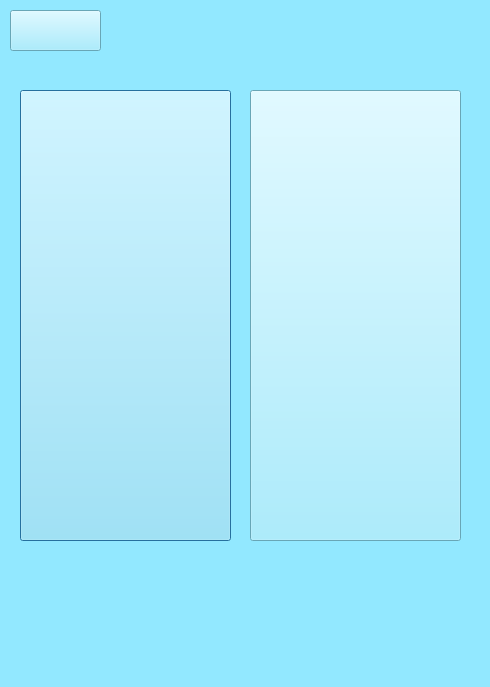
<?xml version="1.0" encoding="UTF-8"?>
<ui version="4.0">
 <class>chooseTestDialog</class>
 <widget class="QDialog" name="chooseTestDialog">
  <property name="geometry">
   <rect>
    <x>0</x>
    <y>0</y>
    <width>490</width>
    <height>687</height>
   </rect>
  </property>
  <property name="windowTitle">
   <string>Dialog</string>
  </property>
  <property name="styleSheet">
   <string notr="true">background-color: rgb(146, 232, 255);</string>
  </property>
  <widget class="QPushButton" name="pushButton">
   <property name="geometry">
    <rect>
     <x>20</x>
     <y>90</y>
     <width>211</width>
     <height>451</height>
    </rect>
   </property>
   <property name="styleSheet">
    <string notr="true">border-image: url(:/Assets/Buttons/kroppkunn_active.png);</string>
   </property>
   <property name="text">
    <string/>
   </property>
  </widget>
  <widget class="QPushButton" name="pushButton_2">
   <property name="geometry">
    <rect>
     <x>250</x>
     <y>90</y>
     <width>211</width>
     <height>451</height>
    </rect>
   </property>
   <property name="styleSheet">
    <string notr="true">border-image: url(:/Assets/Buttons/sexkunn_active.png);</string>
   </property>
   <property name="text">
    <string/>
   </property>
  </widget>
  <widget class="QPushButton" name="pushButton_3">
   <property name="geometry">
    <rect>
     <x>10</x>
     <y>10</y>
     <width>91</width>
     <height>41</height>
    </rect>
   </property>
   <property name="styleSheet">
    <string notr="true">border-image: url(:/Assets/Buttons/avslutt_active.png);</string>
   </property>
   <property name="text">
    <string/>
   </property>
  </widget>
 </widget>
 <resources/>
 <connections/>
</ui>
